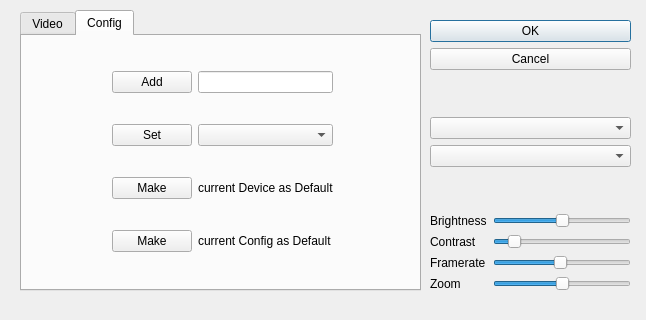
<?xml version="1.0" encoding="UTF-8"?>
<ui version="4.0">
 <class>VideoCapture</class>
 <widget class="QDialog" name="VideoCapture">
  <property name="geometry">
   <rect>
    <x>0</x>
    <y>0</y>
    <width>646</width>
    <height>320</height>
   </rect>
  </property>
  <property name="sizePolicy">
   <sizepolicy hsizetype="Fixed" vsizetype="Fixed">
    <horstretch>0</horstretch>
    <verstretch>0</verstretch>
   </sizepolicy>
  </property>
  <property name="minimumSize">
   <size>
    <width>646</width>
    <height>320</height>
   </size>
  </property>
  <property name="maximumSize">
   <size>
    <width>646</width>
    <height>320</height>
   </size>
  </property>
  <property name="windowTitle">
   <string>Dialog</string>
  </property>
  <widget class="QWidget" name="layoutWidget">
   <property name="geometry">
    <rect>
     <x>430</x>
     <y>20</y>
     <width>201</width>
     <height>271</height>
    </rect>
   </property>
   <layout class="QVBoxLayout">
    <property name="spacing">
     <number>6</number>
    </property>
    <property name="leftMargin">
     <number>0</number>
    </property>
    <property name="topMargin">
     <number>0</number>
    </property>
    <property name="rightMargin">
     <number>0</number>
    </property>
    <property name="bottomMargin">
     <number>0</number>
    </property>
    <item>
     <widget class="QPushButton" name="okButton">
      <property name="sizePolicy">
       <sizepolicy hsizetype="Minimum" vsizetype="Fixed">
        <horstretch>0</horstretch>
        <verstretch>0</verstretch>
       </sizepolicy>
      </property>
      <property name="minimumSize">
       <size>
        <width>0</width>
        <height>0</height>
       </size>
      </property>
      <property name="layoutDirection">
       <enum>Qt::LeftToRight</enum>
      </property>
      <property name="text">
       <string>OK</string>
      </property>
     </widget>
    </item>
    <item>
     <widget class="QPushButton" name="cancelButton">
      <property name="text">
       <string>Cancel</string>
      </property>
     </widget>
    </item>
    <item>
     <spacer>
      <property name="orientation">
       <enum>Qt::Vertical</enum>
      </property>
      <property name="sizeHint" stdset="0">
       <size>
        <width>20</width>
        <height>40</height>
       </size>
      </property>
     </spacer>
    </item>
    <item>
     <widget class="QComboBox" name="deviceCB"/>
    </item>
    <item>
     <widget class="QComboBox" name="configCB"/>
    </item>
    <item>
     <spacer name="verticalSpacer">
      <property name="orientation">
       <enum>Qt::Vertical</enum>
      </property>
      <property name="sizeHint" stdset="0">
       <size>
        <width>20</width>
        <height>40</height>
       </size>
      </property>
     </spacer>
    </item>
    <item>
     <layout class="QFormLayout" name="currentConfig_FLayout">
      <item row="0" column="0">
       <widget class="QLabel" name="form_brightnessLabel">
        <property name="text">
         <string>Brightness</string>
        </property>
       </widget>
      </item>
      <item row="0" column="1">
       <widget class="QSlider" name="form_brightnessSlider">
        <property name="minimum">
         <number>-255</number>
        </property>
        <property name="maximum">
         <number>255</number>
        </property>
        <property name="orientation">
         <enum>Qt::Horizontal</enum>
        </property>
       </widget>
      </item>
      <item row="1" column="0">
       <widget class="QLabel" name="form_contrastLabel">
        <property name="text">
         <string>Contrast</string>
        </property>
       </widget>
      </item>
      <item row="1" column="1">
       <widget class="QSlider" name="form_contrastSlider">
        <property name="minimum">
         <number>-8</number>
        </property>
        <property name="maximum">
         <number>64</number>
        </property>
        <property name="orientation">
         <enum>Qt::Horizontal</enum>
        </property>
       </widget>
      </item>
      <item row="3" column="0">
       <widget class="QLabel" name="form_zoomLabel">
        <property name="text">
         <string>Zoom</string>
        </property>
       </widget>
      </item>
      <item row="3" column="1">
       <widget class="QSlider" name="form_zoomSlider">
        <property name="maximum">
         <number>200</number>
        </property>
        <property name="value">
         <number>100</number>
        </property>
        <property name="orientation">
         <enum>Qt::Horizontal</enum>
        </property>
       </widget>
      </item>
      <item row="2" column="0">
       <widget class="QLabel" name="form_framerateLabel">
        <property name="text">
         <string>Framerate</string>
        </property>
       </widget>
      </item>
      <item row="2" column="1">
       <widget class="QSlider" name="form_framerateSlider">
        <property name="minimum">
         <number>1</number>
        </property>
        <property name="maximum">
         <number>60</number>
        </property>
        <property name="value">
         <number>30</number>
        </property>
        <property name="orientation">
         <enum>Qt::Horizontal</enum>
        </property>
       </widget>
      </item>
     </layout>
    </item>
   </layout>
  </widget>
  <widget class="QTabWidget" name="pagination">
   <property name="geometry">
    <rect>
     <x>20</x>
     <y>10</y>
     <width>401</width>
     <height>281</height>
    </rect>
   </property>
   <property name="currentIndex">
    <number>1</number>
   </property>
   <widget class="QWidget" name="page_video">
    <attribute name="title">
     <string>Video</string>
    </attribute>
    <widget class="QLabel" name="video_displayLabel">
     <property name="geometry">
      <rect>
       <x>16</x>
       <y>12</y>
       <width>361</width>
       <height>231</height>
      </rect>
     </property>
     <property name="sizePolicy">
      <sizepolicy hsizetype="Fixed" vsizetype="Fixed">
       <horstretch>0</horstretch>
       <verstretch>0</verstretch>
      </sizepolicy>
     </property>
     <property name="font">
      <font>
       <family>Arial Black</family>
       <pointsize>16</pointsize>
       <weight>75</weight>
       <bold>true</bold>
      </font>
     </property>
     <property name="text">
      <string>NO DEVICE SELECTED</string>
     </property>
     <property name="alignment">
      <set>Qt::AlignCenter</set>
     </property>
    </widget>
   </widget>
   <widget class="QWidget" name="page_config">
    <attribute name="title">
     <string>Config</string>
    </attribute>
    <widget class="QWidget" name="gridLayoutWidget">
     <property name="geometry">
      <rect>
       <x>90</x>
       <y>10</y>
       <width>221</width>
       <height>231</height>
      </rect>
     </property>
     <layout class="QGridLayout" name="GLayout_2_1">
      <item row="1" column="1">
       <widget class="QComboBox" name="config_pickCB"/>
      </item>
      <item row="0" column="1">
       <widget class="QLineEdit" name="config_nameEdit"/>
      </item>
      <item row="1" column="0">
       <widget class="QPushButton" name="config_setBtn">
        <property name="text">
         <string>Set</string>
        </property>
       </widget>
      </item>
      <item row="0" column="0">
       <widget class="QPushButton" name="config_addBtn">
        <property name="text">
         <string>Add</string>
        </property>
       </widget>
      </item>
      <item row="2" column="0">
       <widget class="QPushButton" name="config_defaultDeviceBtn">
        <property name="text">
         <string>Make</string>
        </property>
       </widget>
      </item>
      <item row="3" column="0">
       <widget class="QPushButton" name="config_defaultConfigBtn">
        <property name="text">
         <string>Make</string>
        </property>
       </widget>
      </item>
      <item row="2" column="1">
       <widget class="QLabel" name="config_infoLabel_1">
        <property name="text">
         <string>current Device as Default</string>
        </property>
       </widget>
      </item>
      <item row="3" column="1">
       <widget class="QLabel" name="config_infoLabel_2">
        <property name="text">
         <string>current Config as Default</string>
        </property>
       </widget>
      </item>
     </layout>
    </widget>
   </widget>
  </widget>
 </widget>
 <resources/>
 <connections>
  <connection>
   <sender>cancelButton</sender>
   <signal>clicked()</signal>
   <receiver>VideoCapture</receiver>
   <slot>reject()</slot>
   <hints>
    <hint type="sourcelabel">
     <x>330</x>
     <y>66</y>
    </hint>
    <hint type="destinationlabel">
     <x>197</x>
     <y>125</y>
    </hint>
   </hints>
  </connection>
 </connections>
</ui>
